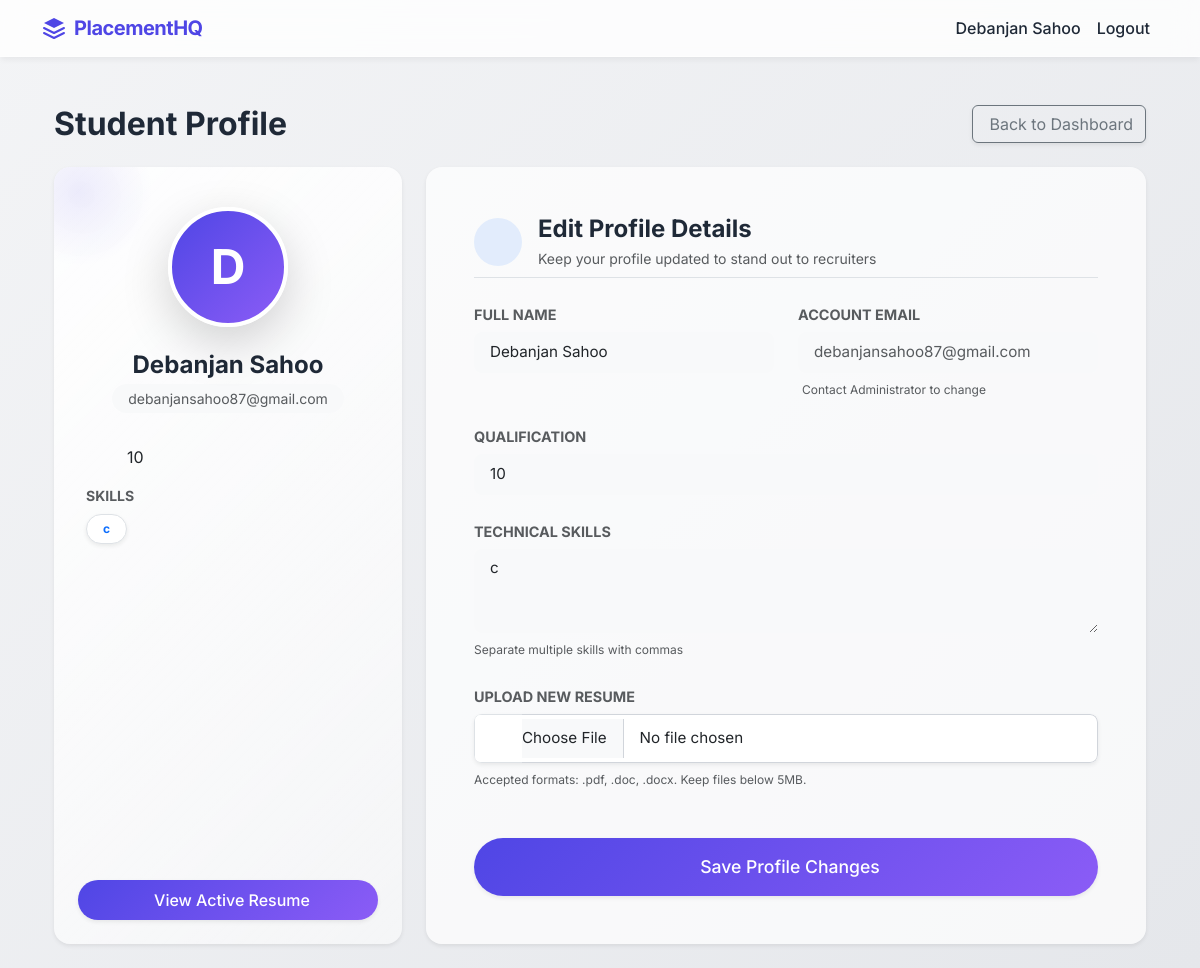
Screenshot of /student/profile (signed in) with the database file from the repository.
### backend/models.py (models this page shows, shortened)
class User(db.Model, UserMixin):
    __tablename__ = "user"
    id = db.Column(db.Integer, primary_key=True)
    full_name = db.Column(db.String(100), nullable=False)
    email = db.Column(db.String(120), unique=True, nullable=False)
    password = db.Column(db.String(200), nullable=False)
    role = db.Column(db.String(20), nullable=False)
    is_active = db.Column(db.Boolean, default=True)
    created_at = db.Column(db.DateTime, default=datetime.utcnow)
    company_profile = db.relationship(
        "CompanyProfile", backref="user", uselist=False, cascade="all, delete"
    )
    student_profile = db.relationship(
        "StudentProfile", backref="user", uselist=False, cascade="all, delete"
    )
    applications = db.relationship(
        "Application", backref="student", cascade="all, delete", lazy=True
    )

class StudentProfile(db.Model):
    __tablename__ = "student_profile"
    id = db.Column(db.Integer, primary_key=True)
    qualification = db.Column(db.String(100), nullable=False)
    skills = db.Column(db.String(250))
    resume_path = db.Column(db.String(250))
    is_blacklisted = db.Column(db.Boolean, default=False)
    user_id = db.Column(
        db.Integer, db.ForeignKey("user.id", ondelete="CASCADE"), nullable=False
    )

### backend/controllers.py (the view, shortened to what this page needs)
@bp.route("/student/profile", methods=["GET", "POST"])
@login_required
@role_required("STUDENT")
def student_profile():
    student_id = current_user.id
    if not student_id:
        return redirect(url_for("main.login"))
    user = User.query.get_or_404(student_id)
    profile = StudentProfile.query.filter_by(user_id=student_id).first()
    return render_template(
        "student_profile.html",
        user=user,
        profile=profile
    )

### backend/__init__.py (called while the page is built)
def create_app():
    app = Flask(__name__, template_folder="../templates", static_folder="../static")
    app.config["SQLALCHEMY_DATABASE_URI"] = os.getenv(
        "DATABASE_URL",
        "sqlite:///PLACEMENT_PORTAL.sqlite3"
    )
    app.config["SQLALCHEMY_TRACK_MODIFICATIONS"] = False
    app.config["SECRET_KEY"] = os.getenv("SECRET_KEY", "placement_secret_key")
    app.debug = True
    db.init_app(app)
    login_manager = LoginManager()
    login_manager.login_view = "main.login"
    login_manager.init_app(app)
    @login_manager.user_loader
    def load_user(user_id):
        return User.query.get(int(user_id))
    from .controllers import bp
    app.register_blueprint(bp)
    from .api import api_bp
    app.register_blueprint(api_bp)
    return app

### backend/controllers.py (called while the page is built)
def role_required(role):
    def decorator(f):
        @wraps(f)
        def decorated_function(*args, **kwargs):
            if not current_user.is_authenticated:
                return redirect(url_for('main.login'))
            if current_user.role != role:
                flash("You do not have permission to view this page.", "danger")
                return redirect(url_for('main.login'))
            return f(*args, **kwargs)
        return decorated_function
    return decorator

### templates/student_profile.html (shortened to what this page needs)
{% extends "base.html" %}
{% block content %}
<div class="container py-4">
    <div class="d-flex flex-column flex-md-row justify-content-between align-items-center mb-4">
        <h2 class="fw-bold mb-3 mb-md-0" style="color: var(--dark-text);">Student Profile</h2>
        <a href="{{ url_for('main.student_dashboard') }}" class="btn btn-outline-secondary shadow-sm">
             Back to Dashboard
        </a>
    </div>
    <div class="row g-4 animate-fade-in">
        <div class="col-lg-4">
            <div class="glass-card border-0 shadow-sm text-center p-4 h-100 d-flex flex-column align-items-center position-relative overflow-hidden" style="background: linear-gradient(135deg, rgba(255,255,255,0.9) 0%, rgba(255,255,255,0.5) 100%);">
                <div class="position-absolute" style="top: -50px; left: -50px; width: 150px; height: 150px; background: radial-gradient(circle, rgba(79, 70, 229, 0.1) 0%, transparent 70%); border-radius: 50%;"></div>
                <div class="rounded-circle d-flex align-items-center justify-content-center shadow-lg mb-4 mt-3 position-relative z-1" style="width: 120px; height: 120px; background: linear-gradient(135deg, var(--primary) 0%, var(--accent) 100%); color: white; font-size: 3rem; font-weight: bold; border: 4px solid white;">
                    {{ (user.full_name or 'U')[0] | upper }}
                </div>
                <h4 class="fw-bold mb-1" style="color: var(--dark-text);">{{ user.full_name }}</h4>
                <p class="text-muted mb-4 px-3 py-1 bg-light rounded-pill small">{{ user.email }}</p>
                <div class="w-100 mt-2 text-start px-2">
                    <p class="mb-3 d-flex align-items-center">
                        <span class="text-dark">{{ profile.qualification }}</span>
                    </p>
                    <div class="mb-4">
                        <p class="mb-2 text-muted small fw-bold text-uppercase tracking-widest">Skills</p>
                        <div class="d-flex flex-wrap gap-2">
                            {% if profile.skills %}
                                {% for skill in profile.skills.split(',') %}
                                    <span class="badge bg-white shadow-sm text-primary border px-3 py-2 rounded-pill">{{ skill.strip() }}</span>
                                {% endfor %}
                            {% else %}
                                <span class="text-muted small">No skills specified</span>
                            {% endif %}
                        </div>
                    </div>
                </div>
                <div class="mt-auto w-100 pt-4">
                    {% if profile.resume_path %}
                        <a href="{{ url_for('static', filename=profile.resume_path) }}" target="_blank" class="btn btn-premium w-100 shadow-sm py-2">
                             View Active Resume
                        </a>
                    {% else %}
                        <button class="btn btn-outline-danger w-100 shadow-sm py-2" disabled>
                            <i class="fas fa-exclamation-circle me-2"></i> No Resume Uploaded
                        </button>
                    {% endif %}
                </div>
            </div>
        </div>
        <div class="col-lg-8">
            <div class="glass-card border-0 shadow-sm p-4 p-md-5 h-100">
                <div class="d-flex align-items-center mb-4 pb-2 border-bottom">
                    <div class="bg-primary bg-opacity-10 text-primary rounded-circle d-flex justify-content-center align-items-center me-3" style="width: 48px; height: 48px;">
                    </div>
                    <div>
                        <h4 class="fw-bold mb-0">Edit Profile Details</h4>
                        <p class="text-muted small mb-0 mt-1">Keep your profile updated to stand out to recruiters</p>
                    </div>
                </div>
                <form method="POST" enctype="multipart/form-data">
                    <div class="row g-4">
                        <div class="col-md-6 form-group">
                            <label class="form-label fw-bold text-muted small text-uppercase tracking-widest">Full Name</label>
                            <input type="text" name="name" class="form-control form-control-lg bg-light border-0 shadow-none px-3 py-2" value="{{ user.full_name }}" required>
                        </div>
                        <div class="col-md-6 form-group">
                            <label class="form-label fw-bold text-muted small text-uppercase tracking-widest">Account Email</label>
                            <input type="email" class="form-control form-control-lg bg-light border-0 shadow-none text-muted px-3 py-2" value="{{ user.email }}" disabled>
                            <small class="text-muted mt-2 d-inline-block" style="font-size: 0.75rem;"> Contact Administrator to change</small>
                        </div>
                        <div class="col-12 form-group">
                            <label class="form-label fw-bold text-muted small text-uppercase tracking-widest">Qualification</label>
                            <input type="text" name="qualification" class="form-control form-control-lg bg-light border-0 shadow-none px-3 py-2" value="{{ profile.qualification }}" placeholder="e.g. B.Tech Computer Science" required>
                        </div>
                        <div class="col-12 form-group">
                            <label class="form-label fw-bold text-muted small text-uppercase tracking-widest">Technical Skills</label>
                            <textarea name="skills" class="form-control form-control-lg bg-light border-0 shadow-none px-3 py-2" rows="3" placeholder="e.g. Python, Java, React (Comma separated)">{{ profile.skills }}</textarea>
                            <small class="text-muted mt-2 d-inline-block" style="font-size: 0.75rem;">Separate multiple skills with commas</small>
                        </div>
                        <div class="col-12 form-group">
                            <label class="form-label fw-bold text-muted small text-uppercase tracking-widest">Upload New Resume</label>
                            <div class="input-group shadow-sm rounded-3 overflow-hidden">
                                <span class="input-group-text bg-white border-end-0 text-muted px-4"></span>
                                <input type="file" name="resume" class="form-control form-control-lg bg-white border-start-0 ps-0 shadow-none" accept=".pdf,.doc,.docx">
                            </div>
                            <small class="text-muted mt-2 d-inline-block" style="font-size: 0.75rem;">Accepted formats: .pdf, .doc, .docx. Keep files below 5MB.</small>
                        </div>
                        <div class="col-12 mt-5">
                            <button type="submit" class="btn btn-premium btn-lg w-100 shadow-sm py-3" style="font-size: 1.1rem;">
                                 Save Profile Changes
                            </button>
                        </div>
                    </div>
                </form>
            </div>
        </div>
    </div>
</div>
{% endblock %}

### templates/base.html (shortened to what this page needs)
<!DOCTYPE html>
<html lang="en">
<head>
    <link
      href="https://cdn.jsdelivr.net/npm/bootstrap@5.3.2/dist/css/bootstrap.min.css"
      rel="stylesheet"
    >
    <link rel="stylesheet" href="{{ url_for('static', filename='css/styles.css') }}">
</head>
<body class="{% block body_class %}{% endblock %}">
<nav class="navbar navbar-expand-lg navbar-glass">
    <div class="container">
        <a class="navbar-brand d-flex align-items-center" href="/">
            <svg class="me-2" width="24" height="24" viewBox="0 0 24 24" fill="none" xmlns="http://www.w3.org/2000/svg">
                <path d="M12 2L2 7L12 12L22 7L12 2Z" fill="#4F46E5"/>
                <path d="M2 17L12 22L22 17M2 12L12 17L22 12" stroke="#4F46E5" stroke-width="2" stroke-linecap="round" stroke-linejoin="round"/>
            </svg>
            PlacementHQ
        </a>
        <div class="collapse navbar-collapse">
            <ul class="navbar-nav ms-auto">
                {% if current_user.is_authenticated %}
                    <li class="nav-item">
                        <span class="nav-link">
                            {{ current_user.full_name }}
                        </span>
                    </li>
                    <li class="nav-item">
                        <a class="nav-link" href="{{ url_for('main.logout') }}">Logout</a>
                    </li>
                {% else %}
                    <li class="nav-item">
                        <a class="nav-link" href="{{ url_for('main.login') }}">Login</a>
                    </li>
                {% endif %}
            </ul>
        </div>
    </div>
</nav>
<div class="container mt-4">
    {% block content %}{% endblock %}
</div>
</body>
</html>

### static/css/styles.css (style rules this page uses)
:root { --primary: #4F46E5; --primary-hover: #4338CA; --secondary: #10B981; --secondary-hover: #059669; --accent: #8B5CF6; --dark-text: #1F2937; --muted-text: #6B7280; --background-start: #F3F4F6; --background-end: #E5E7EB; --glass-bg: rgba(255, 255, 255, 0.7); --glass-border: rgba(255, 255, 255, 0.5); --glass-shadow: 0 8px 32px 0 rgba(31, 38, 135, 0.05); --font-main: 'Inter', system-ui, -apple-system, sans-serif; --border-radius-sm: 8px; --border-radius-md: 12px; --border-radius-lg: 16px; --border-radius-pill: 50px; }
body { font-family: var(--font-main); color: var(--dark-text); background: linear-gradient(135deg, var(--background-start) 0%, var(--background-end) 100%); background-attachment: fixed; min-height: 100vh; margin: 0; padding: 0; overflow-x: hidden; }
.animate-fade-in { animation: fadeInUp 0.6s cubic-bezier(0.16, 1, 0.3, 1) forwards; }
.navbar-glass { background: rgba(255, 255, 255, 0.8) !important; backdrop-filter: blur(12px); -webkit-backdrop-filter: blur(12px); border-bottom: 1px solid var(--glass-border); box-shadow: 0 4px 6px -1px rgba(0, 0, 0, 0.05); position: sticky; top: 0; z-index: 1000; transition: all 0.3s ease; }
.navbar-glass .navbar-brand { font-weight: 700; color: var(--primary) !important; letter-spacing: -0.5px; }
.navbar-glass .nav-link { color: var(--dark-text) !important; font-weight: 500; transition: color 0.2s ease; }
.glass-card { background: var(--glass-bg); backdrop-filter: blur(16px); -webkit-backdrop-filter: blur(16px); border: 1px solid var(--glass-border); border-radius: var(--border-radius-lg); box-shadow: var(--glass-shadow); transition: transform 0.3s ease, box-shadow 0.3s ease; overflow: hidden; }
.form-control, .form-select { border-radius: var(--border-radius-sm); border: 1px solid #D1D5DB; padding: 0.75rem 1rem; font-size: 0.95rem; transition: all 0.2s ease; background-color: rgba(255, 255, 255, 0.9); }
.form-label { font-weight: 500; font-size: 0.9rem; color: var(--dark-text); margin-bottom: 0.4rem; }
.btn-premium { background: linear-gradient(135deg, var(--primary) 0%, var(--accent) 100%); color: white !important; border: none; border-radius: var(--border-radius-pill); padding: 0.6rem 1.5rem; font-weight: 500; transition: all 0.3s ease; box-shadow: 0 4px 10px rgba(79, 70, 229, 0.3); }

### rows the page displays
User: full_name "Debanjan Sahoo", full_name "D", email "debanjansahoo87@gmail.com", name "Debanjan Sahoo"
StudentProfile: qualification "10", skills "c"

### other values shown
{{ skill.strip() }} "c"
